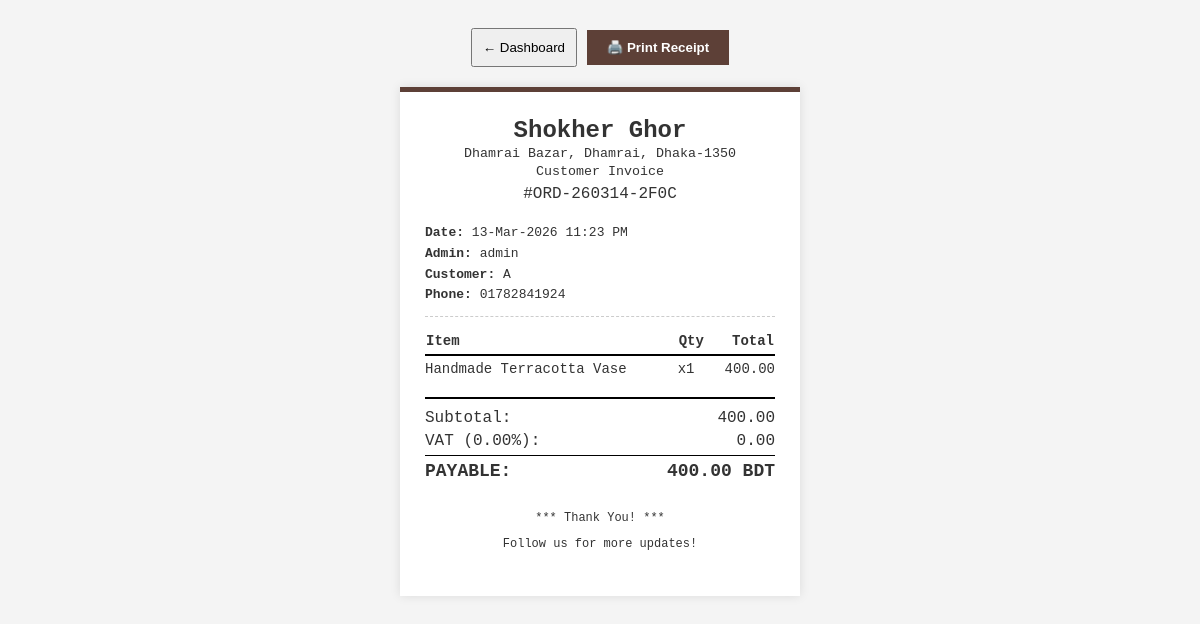
The app's page /receipt.php?order_id=ORD-260314-2F0C (signed in) with its own data.
### tables this page shows
CREATE TABLE `shop_settings` (
  `id` int(11) NOT NULL,
  `shop_name` varchar(255) DEFAULT NULL,
  `currency` varchar(10) DEFAULT NULL,
  `address` text DEFAULT NULL,
  `tax_rate` decimal(5,2) DEFAULT 0.00
);

CREATE TABLE `inventory_logs` (
  `id` int(11) NOT NULL,
  `product_id` int(11) DEFAULT NULL,
  `type` enum('IN','OUT') NOT NULL,
  `quantity` int(11) NOT NULL,
  `reason` varchar(255) DEFAULT NULL,
  `order_id` varchar(100) DEFAULT NULL,
  `performed_by` varchar(50) DEFAULT NULL,
  `date_added` timestamp NOT NULL DEFAULT current_timestamp(),
  `customer_name` varchar(100) DEFAULT NULL,
  `customer_phone` varchar(20) DEFAULT NULL
);

CREATE TABLE `products` (
  `id` int(11) NOT NULL,
  `sku` varchar(50) DEFAULT NULL,
  `item_name` varchar(255) NOT NULL,
  `category` varchar(100) DEFAULT NULL,
  `supplier_id` int(11) DEFAULT NULL,
  `buy_price` decimal(10,2) DEFAULT 0.00,
  `price` decimal(10,2) NOT NULL,
  `stock_quantity` int(11) DEFAULT 0,
  `min_stock_level` int(11) DEFAULT 5,
  `image_path` varchar(255) DEFAULT 'default.png',
  `is_fragile` tinyint(1) DEFAULT 0,
  `created_at` timestamp NOT NULL DEFAULT current_timestamp()
);

### receipt.php (the view, shortened to what this page needs)
<?php
include 'db_connect.php';
$settings_res = mysqli_query($conn, "SELECT address FROM shop_settings WHERE id = 1");
$shop_info = mysqli_fetch_assoc($settings_res);
$order_id = isset($_GET['order_id']) ? mysqli_real_escape_string($conn, $_GET['order_id']) : '';
$sql = "SELECT l.*, p.item_name, p.price as unit_price
        FROM inventory_logs l
        JOIN products p ON l.product_id = p.id
        WHERE l.order_id = '$order_id' AND l.type = 'OUT'";
$res = mysqli_query($conn, $sql);
$items = [];
$subtotal = 0;
while($row = mysqli_fetch_assoc($res)) {
    $items[] = $row;
    $subtotal += ($row['unit_price'] * $row['quantity']);
    $order_date = $row['date_added'];
    $served_by = $row['performed_by'];
}
$tax_amount = ($subtotal * TAX_RATE) / 100;
$grand_total = $subtotal + $tax_amount;
?>
<!DOCTYPE html>
<html>
<head>
</head>
<body>
<div class="no-print" style="text-align:center; margin-bottom:20px;">
    <button onclick="window.location.href='index.php'" style="padding:10px; cursor:pointer;">← Dashboard</button>
    <button onclick="window.print()" style="padding:10px 20px; cursor:pointer; background:#5d4037; color:white; border:none; font-weight:bold;">🖨️ Print Receipt</button>
</div>
<div class="receipt-box">
    <div class="header">
    <h2 style="margin:0;"><?php echo SHOP_NAME; ?></h2>
    <small><?php echo nl2br(htmlspecialchars($shop_info['address'])); ?></small><br>
    <small>Customer Invoice</small>
    <p style="margin: 5px 0;">#<?php echo $order_id; ?></p>
</div>
    <div class="info">
    <strong>Date:</strong> <?php echo date('d-M-Y h:i A', strtotime($order_date)); ?><br>
    <strong>Admin:</strong> <?php echo htmlspecialchars($served_by); ?><br>
    <?php if(!empty($items[0]['customer_name'])): ?>
        <strong>Customer:</strong> <?php echo htmlspecialchars($items[0]['customer_name']); ?><br>
    <?php endif; ?>
    <?php if(!empty($items[0]['customer_phone'])): ?>
        <strong>Phone:</strong> <?php echo htmlspecialchars($items[0]['customer_phone']); ?><br>
    <?php endif; ?>
</div>
    <table class="table">
        <thead>
            <tr>
                <th>Item</th>
                <th>Qty</th>
                <th style="text-align: right;">Total</th>
            </tr>
        </thead>
        <tbody>
            <?php foreach($items as $item): ?>
            <tr>
                <td><?php echo htmlspecialchars($item['item_name']); ?></td>
                <td>x<?php echo $item['quantity']; ?></td>
                <td style="text-align: right;"><?php echo number_format($item['unit_price'] * $item['quantity'], 2); ?></td>
            </tr>
            <?php endforeach; ?>
        </tbody>
    </table>
    <div class="total-section">
        <div class="total-row">
            <span>Subtotal:</span>
            <span><?php echo number_format($subtotal, 2); ?></span>
        </div>
        <div class="total-row">
            <span>VAT (<?php echo TAX_RATE; ?>%):</span>
            <span><?php echo number_format($tax_amount, 2); ?></span>
        </div>
        <div class="total-row grand-total">
            <span>PAYABLE:</span>
            <span><?php echo number_format($grand_total, 2); ?> <?php echo CURRENCY; ?></span>
        </div>
    </div>
    <div class="header" style="margin-top:30px; font-size:12px;">
        <p>*** Thank You! ***</p>
        <p>Follow us for more updates!</p>
    </div>
</div>
</body>
</html>

### receipt.php (style rules this page uses)
body { font-family: 'Courier New', Courier, monospace; background: #f4f4f4; padding: 20px; color: #333; }
.receipt-box { background: white; width: 350px; margin: auto; padding: 25px; border-top: 5px solid #5d4037; box-shadow: 0 0 10px rgba(0,0,0,0.1); }
.header { text-align: center; margin-bottom: 20px; }
.info { font-size: 13px; margin-bottom: 10px; border-bottom: 1px dashed #ccc; padding-bottom: 10px; line-height: 1.6; }
.table { width: 100%; font-size: 14px; border-collapse: collapse; margin: 15px 0; }
.table th { text-align: left; border-bottom: 2px solid #000; padding-bottom: 5px; }
.table td { padding: 5px 0; }
.total-section { border-top: 2px solid #000; padding-top: 10px; margin-top: 10px; }
.total-row { display: flex; justify-content: space-between; margin-bottom: 5px; }
.grand-total { font-weight: bold; font-size: 18px; margin-top: 5px; border-top: 1px solid #000; padding-top: 5px; }

### records on screen
shop_settings: address "Dhamrai Bazar, Dhamrai, Dhaka-1350"
inventory_logs: date_added "13-Mar-2026 11:23 PM", performed_by "admin", customer_name "A", customer_phone "01782841924", product.item_name "Handmade Terracotta Vase", quantity "1", $item['unit_price']*$item['quantity'] "400.00"

### other values on screen
SHOP_NAME "Shokher Ghor"
$order_id "ORD-260314-2F0C"
$subtotal "400.00"
TAX_RATE "0.00"
$tax_amount "0.00"
$grand_total "400.00"
CURRENCY "BDT"
